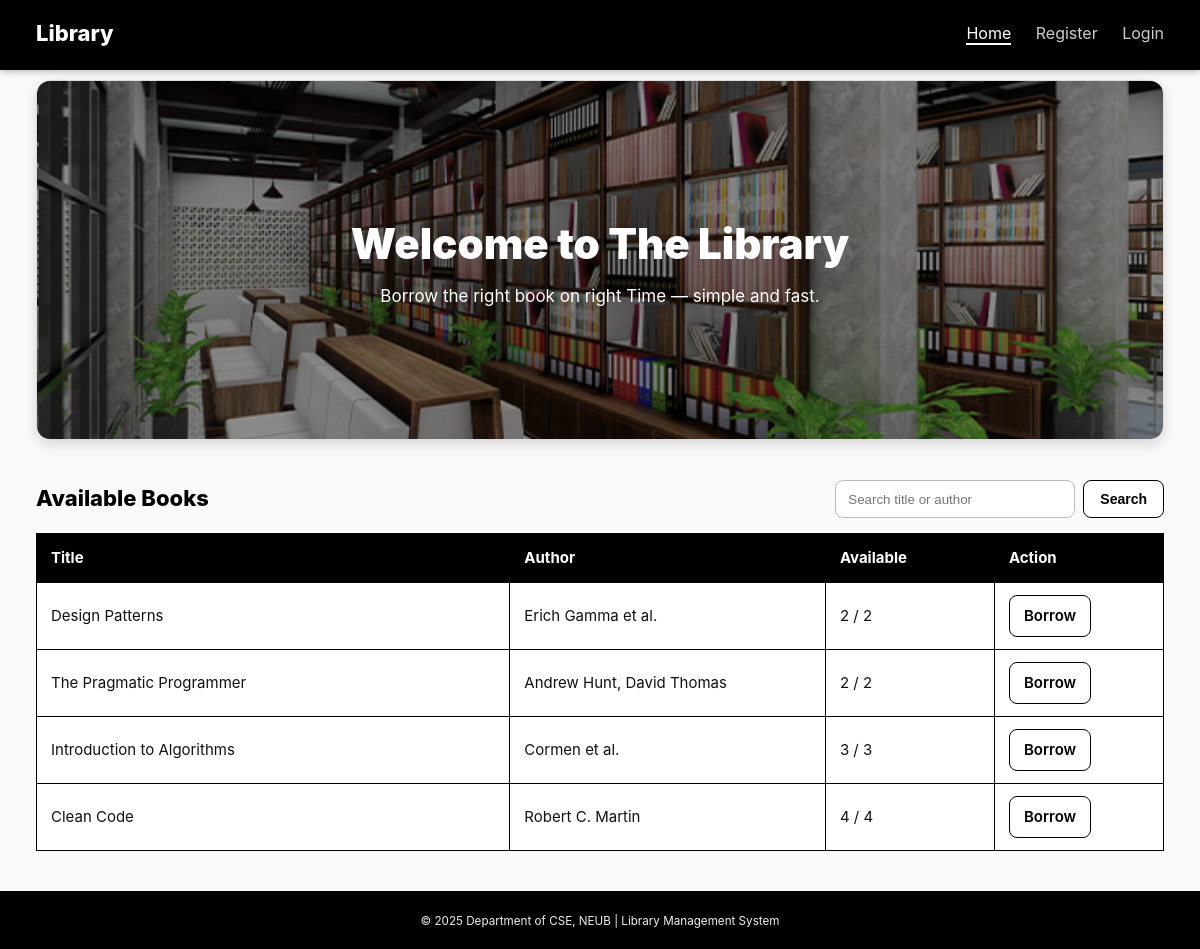
The page / on the database its author committed.
### tables this page shows
CREATE TABLE IF NOT EXISTS books (
  id INT AUTO_INCREMENT PRIMARY KEY,
  title VARCHAR(200) NOT NULL,
  author VARCHAR(150) NOT NULL,
  copies_total INT NOT NULL DEFAULT 1,
  copies_available INT NOT NULL DEFAULT 1,
  created_at TIMESTAMP DEFAULT CURRENT_TIMESTAMP
);

### index.php (the view, shortened to what this page needs)
<?php
require __DIR__ . '/db.php';
$q = isset($_GET['q']) ? trim($_GET['q']) : '';
$books = [];
if ($q !== '') {
  $like = "%{$q}%";
  $stmt = $mysqli->prepare(
    "SELECT id, title, author, copies_total, copies_available
     FROM books
     WHERE title LIKE ? OR author LIKE ?
     ORDER BY id DESC"
  );
  $stmt->bind_param('ss', $like, $like);
  $stmt->execute();
  $res = $stmt->get_result();
} else {
  $res = $mysqli->query(
    "SELECT id, title, author, copies_total, copies_available
     FROM books
     ORDER BY id DESC"
  );
}
if ($res && $res->num_rows > 0) {
  while ($row = $res->fetch_assoc()) $books[] = $row;
}
$user = $_SESSION['user'] ?? null;
?>
<!doctype html>
<html lang="en">
<head>
  <link rel="stylesheet" href="/Library_Management_System/styles.css?v=21">
</head>
<body>
<header class="site-header">
  <div class="container nav">
    <a class="brand" href="index.php">Library</a>
    <nav class="menu">
      <a href="index.php" class="active">Home</a>
      <?php if ($user): ?>
        <a href="logout.php">Logout</a>
      <?php else: ?>
        <a href="register.php">Register</a>
        <a href="login.php">Login</a>
      <?php endif; ?>
    </nav>
  </div>
</header>
<main class="container">
  <section class="hero">
    <div class="hero-wrap">
      <img src="images/hero.jpg" alt="Library shelves">
      <div class="hero-overlay"></div>
      <div class="hero-content">
        <h1>Welcome to The Library</h1>
        <p>Borrow the right book on right Time — simple and fast.</p>
      </div>
    </div>
  </section>
  <section class="catalog">
    <div class="catalog-head">
      <h2>Available Books</h2>
      <form class="book-search" action="index.php" method="get">
        <input type="text" name="q" placeholder="Search title or author"
               value="<?= htmlspecialchars($q) ?>" aria-label="Search books">
        <button class="button" type="submit"><b>Search</b></button>
      </form>
    </div>
    <div class="table-wrap">
      <table class="table">
        <thead>
          <tr>
            <th style="width:42%">Title</th>
            <th style="width:28%">Author</th>
            <th style="width:15%">Available</th>
            <th style="width:15%">Action</th>
          </tr>
        </thead>
        <tbody>
        <?php if (!empty($books)): ?>
          <?php foreach ($books as $b):
            $available = (int)$b['copies_available'];
            $bookId    = (int)$b['id'];
          ?>
            <tr>
              <td><?= htmlspecialchars($b['title']) ?></td>
              <td><?= htmlspecialchars($b['author']) ?></td>
              <td><?= $available ?> / <?= (int)$b['copies_total'] ?></td>
              <td>
                <?php if ($available > 0): ?>
                  <?php if ($user): ?>
                    <a class="button" href="borrow.php?book_id=<?= $bookId ?>">Borrow</a>
                  <?php else: ?>
                    <a class="button" href="borrow.php?book_id=<?= $bookId ?>">Borrow</a>
                  <?php endif; ?>
                <?php else: ?>
                  <span class="button is-disabled" aria-disabled="true">Out of stock</span>
                <?php endif; ?>
              </td>
            </tr>
          <?php endforeach; ?>
        <?php else: ?>
          <tr><td colspan="4" class="muted">No books found.</td></tr>
        <?php endif; ?>
        </tbody>
      </table>
    </div>
  </section>
</main>
<footer class="site-footer">
  <div class="container foot">
    <small>© <?= date('Y') ?> Department of CSE, NEUB | Library Management System</small>
  </div>
</footer>
</body>
</html>

### styles.css (style rules this page uses)
* { box-sizing: border-box; margin: 0; padding: 0; }
html, body { height: 100%; }
body { font-family: -apple-system, BlinkMacSystemFont, "Segoe UI", Roboto, Arial, sans-serif; background: #fafafa; color: #111; line-height: 1.6; font-size: 16px; }
.container { width: min(1200px, 94%); margin: 0 auto; }
.site-header { background: #000; color: #fff; border-bottom: 2px solid #000; box-shadow: 0 2px 6px rgba(0,0,0,0.25); }
.nav { height: 68px; display: flex; align-items: center; justify-content: space-between; }
.brand { font-weight: 800; font-size: 22px; text-decoration: none; color: #fff; }
.menu a { color: #ccc; margin-left: 20px; text-decoration: none; border-bottom: 2px solid transparent; }
.menu a:hover, .menu a.active { color: #fff; border-bottom-color: #fff; }
.hero { margin: 10px 0 24px; }
.hero-wrap { position: relative; height: 360px; border-radius: 14px; overflow: hidden; border: 1px solid #ddd; box-shadow: 0 4px 14px rgba(0,0,0,0.15); }
.hero-wrap img { width: 100%; height: 100%; object-fit: cover; filter: grayscale(30%); }
.hero-overlay { position: absolute; inset: 0; background: rgba(0,0,0,0.4); }
.hero-content { position: absolute; inset: 0; display: flex; flex-direction: column; align-items: center; justify-content: center; text-align: center; color: #fff; }
.hero-content h1 { font-size: 42px; font-weight: 900; margin-bottom: 6px; }
.hero-content p { font-size: 17px; }
.catalog { margin: 40px 0; }
.catalog-head { display: flex; align-items: center; justify-content: space-between; flex-wrap: wrap; gap: 10px; }
.catalog-head h2 { font-size: 22px; font-weight: 800; color: #000; }
.book-search { display: flex; gap: 8px; align-items: center; }
.book-search input { height: 38px; padding: 0 12px; width: 240px; border: 1px solid #bbb; border-radius: 8px; }
.book-search .button { height: 38px; display: flex; align-items: center; justify-content: center; font-size: 14px; background: #fff; color: #000; border: 1px solid #000; border-radius: 8px; padding: 0 16px; cursor: pointer; font-weight: 600; text-align: center; }
.table-wrap { margin-top: 15px; overflow-x: auto; }
.table { width: 100%; border-collapse: collapse; font-size: 15px; }
.table th, .table td { border: 1px solid #000; padding: 12px 14px; text-align: left; }
.table th { background: #000; color: #fff; font-weight: 700; }
.table tr td { background: #fff; }
.button { display: inline-block; padding: 8px 14px; background: #fff; color: #000; border: 1px solid #000; border-radius: 8px; text-decoration: none; font-weight: 600; transition: 0.15s; text-align: center; }
.site-footer { background: #000; color: #eee; border-top: 2px solid #000; margin-top: 40px; }
.foot { height: 56px; display: flex; align-items: center; justify-content: center; font-size: 14px; }

### rows shown on the page
books: title "Design Patterns", author "Erich Gamma et al.", copies_available "2", copies_total "2"
books: title "The Pragmatic Programmer", author "Andrew Hunt, David Thomas", copies_available "2", copies_total "2"
books: title "Introduction to Algorithms", author "Cormen et al.", copies_available "3", copies_total "3"
books: title "Clean Code", author "Robert C. Martin", copies_available "4", copies_total "4"
